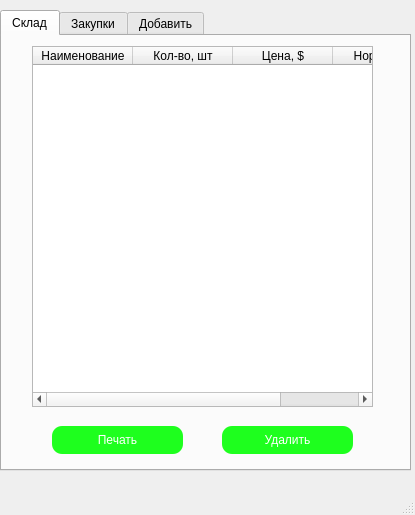
<?xml version="1.0" encoding="UTF-8"?>
<ui version="4.0">
 <class>MainWindow</class>
 <widget class="QMainWindow" name="MainWindow">
  <property name="geometry">
   <rect>
    <x>0</x>
    <y>0</y>
    <width>415</width>
    <height>515</height>
   </rect>
  </property>
  <property name="minimumSize">
   <size>
    <width>415</width>
    <height>515</height>
   </size>
  </property>
  <property name="maximumSize">
   <size>
    <width>415</width>
    <height>515</height>
   </size>
  </property>
  <property name="windowTitle">
   <string>Учет продуктов</string>
  </property>
  <widget class="QWidget" name="centralWidget">
   <widget class="QTabWidget" name="tabWidget">
    <property name="geometry">
     <rect>
      <x>0</x>
      <y>10</y>
      <width>411</width>
      <height>461</height>
     </rect>
    </property>
    <property name="currentIndex">
     <number>0</number>
    </property>
    <widget class="QWidget" name="tab">
     <attribute name="title">
      <string>Склад</string>
     </attribute>
     <widget class="QPushButton" name="pushButton_2">
      <property name="geometry">
       <rect>
        <x>50</x>
        <y>390</y>
        <width>131</width>
        <height>28</height>
       </rect>
      </property>
      <property name="styleSheet">
       <string notr="true">background:rgb(30, 255, 30);
color: white;
font: 75 12pt &quot;MS Shell Dlg 2&quot;;
border-radius: 10px;</string>
      </property>
      <property name="text">
       <string>Печать</string>
      </property>
     </widget>
     <widget class="QPushButton" name="pushButton_3">
      <property name="geometry">
       <rect>
        <x>220</x>
        <y>390</y>
        <width>131</width>
        <height>28</height>
       </rect>
      </property>
      <property name="styleSheet">
       <string notr="true">background:rgb(30, 255, 30);
color: white;
font: 75 12pt &quot;MS Shell Dlg 2&quot;;
border-radius: 10px;</string>
      </property>
      <property name="text">
       <string>Удалить</string>
      </property>
     </widget>
     <widget class="QTableWidget" name="tableWidget">
      <property name="geometry">
       <rect>
        <x>30</x>
        <y>10</y>
        <width>341</width>
        <height>361</height>
       </rect>
      </property>
      <column>
       <property name="text">
        <string>Наименование</string>
       </property>
      </column>
      <column>
       <property name="text">
        <string>Кол-во, шт</string>
       </property>
      </column>
      <column>
       <property name="text">
        <string>Цена, $</string>
       </property>
      </column>
      <column>
       <property name="text">
        <string>Норма, шт</string>
       </property>
      </column>
     </widget>
    </widget>
    <widget class="QWidget" name="tab_2">
     <attribute name="title">
      <string>Закупки</string>
     </attribute>
     <widget class="QPushButton" name="pushButton_5">
      <property name="geometry">
       <rect>
        <x>130</x>
        <y>390</y>
        <width>141</width>
        <height>28</height>
       </rect>
      </property>
      <property name="styleSheet">
       <string notr="true">background:rgb(30, 255, 30);
color: white;
font: 75 12pt &quot;MS Shell Dlg 2&quot;;
border-radius: 10px;</string>
      </property>
      <property name="text">
       <string>Печать</string>
      </property>
     </widget>
     <widget class="QLabel" name="label">
      <property name="geometry">
       <rect>
        <x>30</x>
        <y>350</y>
        <width>91</width>
        <height>21</height>
       </rect>
      </property>
      <property name="text">
       <string>Всего затрат:</string>
      </property>
     </widget>
     <widget class="QTableWidget" name="tableWidget_2">
      <property name="geometry">
       <rect>
        <x>30</x>
        <y>10</y>
        <width>341</width>
        <height>321</height>
       </rect>
      </property>
      <column>
       <property name="text">
        <string>Наименование</string>
       </property>
      </column>
      <column>
       <property name="text">
        <string>Кол-во, шт.</string>
       </property>
      </column>
      <column>
       <property name="text">
        <string>Цена, $</string>
       </property>
      </column>
      <column>
       <property name="text">
        <string>Норма, шт</string>
       </property>
      </column>
     </widget>
     <widget class="QLabel" name="label_6">
      <property name="geometry">
       <rect>
        <x>120</x>
        <y>350</y>
        <width>251</width>
        <height>21</height>
       </rect>
      </property>
      <property name="text">
       <string/>
      </property>
     </widget>
    </widget>
    <widget class="QWidget" name="tab_3">
     <attribute name="title">
      <string>Добавить</string>
     </attribute>
     <widget class="QLabel" name="label_2">
      <property name="geometry">
       <rect>
        <x>30</x>
        <y>90</y>
        <width>91</width>
        <height>16</height>
       </rect>
      </property>
      <property name="text">
       <string>Наименование</string>
      </property>
     </widget>
     <widget class="QLabel" name="label_3">
      <property name="geometry">
       <rect>
        <x>30</x>
        <y>150</y>
        <width>71</width>
        <height>16</height>
       </rect>
      </property>
      <property name="text">
       <string>Количество</string>
      </property>
     </widget>
     <widget class="QLabel" name="label_4">
      <property name="geometry">
       <rect>
        <x>30</x>
        <y>210</y>
        <width>81</width>
        <height>16</height>
       </rect>
      </property>
      <property name="text">
       <string>Цена за ед.</string>
      </property>
     </widget>
     <widget class="QLabel" name="label_5">
      <property name="geometry">
       <rect>
        <x>30</x>
        <y>270</y>
        <width>55</width>
        <height>16</height>
       </rect>
      </property>
      <property name="text">
       <string>Норма</string>
      </property>
     </widget>
     <widget class="QLineEdit" name="lineEdit_4">
      <property name="geometry">
       <rect>
        <x>130</x>
        <y>90</y>
        <width>231</width>
        <height>22</height>
       </rect>
      </property>
     </widget>
     <widget class="QLineEdit" name="lineEdit_5">
      <property name="geometry">
       <rect>
        <x>130</x>
        <y>150</y>
        <width>231</width>
        <height>22</height>
       </rect>
      </property>
     </widget>
     <widget class="QLineEdit" name="lineEdit_6">
      <property name="geometry">
       <rect>
        <x>130</x>
        <y>210</y>
        <width>231</width>
        <height>22</height>
       </rect>
      </property>
     </widget>
     <widget class="QLineEdit" name="lineEdit_7">
      <property name="geometry">
       <rect>
        <x>130</x>
        <y>270</y>
        <width>231</width>
        <height>22</height>
       </rect>
      </property>
     </widget>
     <widget class="QPushButton" name="pushButton_6">
      <property name="geometry">
       <rect>
        <x>130</x>
        <y>340</y>
        <width>131</width>
        <height>28</height>
       </rect>
      </property>
      <property name="styleSheet">
       <string notr="true">background:rgb(30, 255, 30);
color: white;
font: 75 12pt &quot;MS Shell Dlg 2&quot;;
border-radius: 10px;</string>
      </property>
      <property name="text">
       <string>Добавить</string>
      </property>
     </widget>
    </widget>
   </widget>
  </widget>
  <widget class="QStatusBar" name="statusBar"/>
  <action name="action">
   <property name="checkable">
    <bool>true</bool>
   </property>
   <property name="text">
    <string>Справка</string>
   </property>
   <property name="shortcut">
    <string>F1</string>
   </property>
  </action>
 </widget>
 <layoutdefault spacing="6" margin="11"/>
 <resources/>
 <connections/>
</ui>
